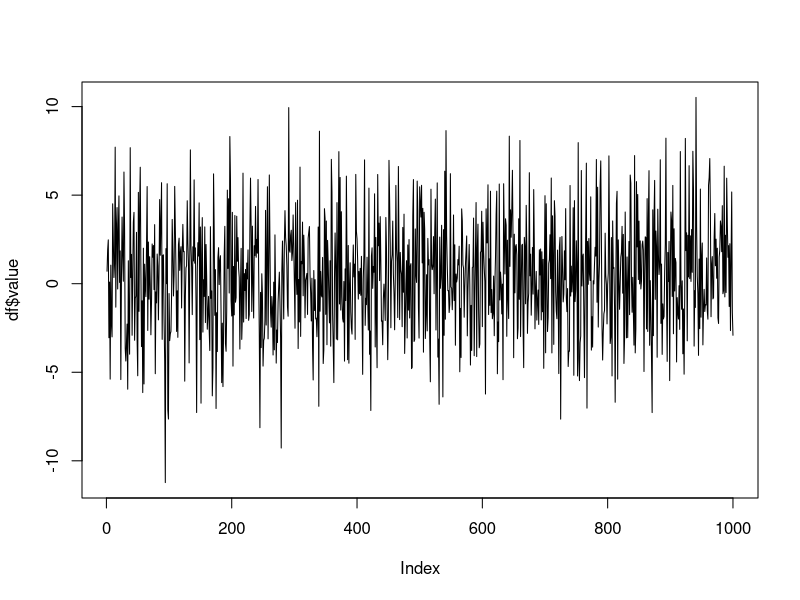
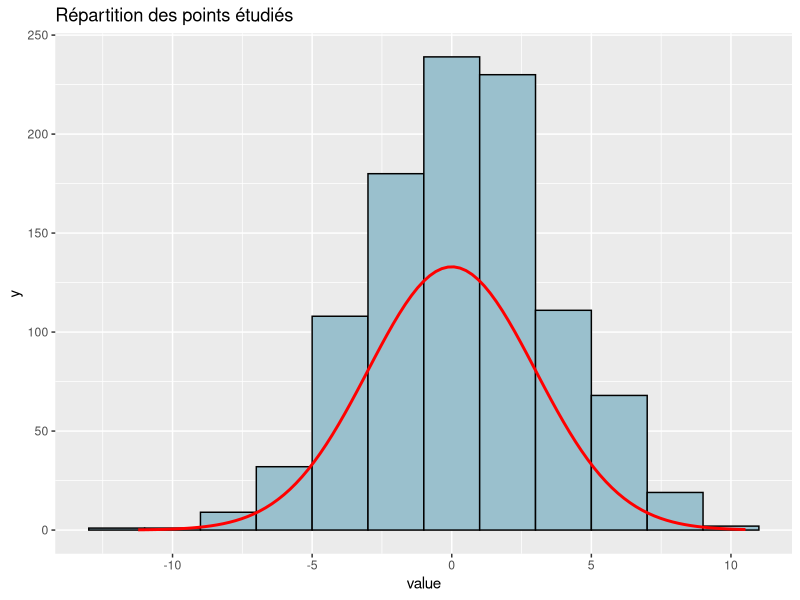

These figures' R source, in order:
## ---- chunk 1

library(ggplot2)

## ---- chunk 2

size <- 1000
mean <- 0
sd <- 3
meanErr <- 0.5
sdErr <- 1

base <- rnorm(size, mean, sd)
err <- rnorm(size, meanErr, sdErr) 
data <- base + err

df <- data.frame(value = data)

## ---- chunk 3

plot(df$value,type = 'l')

## ---- chunk 4

gra <- function(x,mean = mean, sd = sd){
  return(dnorm(x,mean = mean, sd = sd) * size)
}
ggplot(aes(x = value),data = df) +
  geom_histogram(show.legend = FALSE, binwidth = 2, fill = "lightblue3", col = 'black') +
  ggtitle("Répartition des points étudiés") +
  stat_function(fun = gra , args = list(mean = mean, sd = sd), color = "red", size = 1)
## ---- chunk 5

base2d <- c(rnorm(size, mean, sd),rnorm(size, mean, sd))
err2d <- c(rnorm(size, meanErr, sdErr),rnorm(size, meanErr, sdErr))
data2d <- base2d + err2d

df2d <- data.frame(value = data2d)

